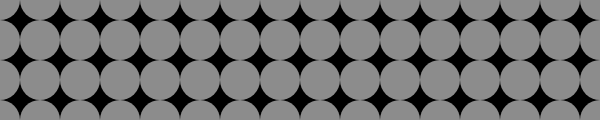
Frame 1 (no input)
Frame 60 (no input): identical to frame 1, image omitted
Frame 120 (the mouse pressed at the canvas centre since frame 60): identical to frame 1, image omitted

The p5.js sketch that drew this single still picture (run headless with seeded random() and noise() and a simulated clock; from frame 60 on, the mouse is pressed at the canvas centre):

// p5.js sketch
// ── sketch.js
function setup() {
  createCanvas(600, 120);
  noStroke();
}

function draw() {
  background(0);
  for (var y = 0; y <= height; y += 40) {
    for (var x = 0; x <= width; x += 40) {
      fill(255, 140);
      ellipse(x, y, 40, 40);
    }
  }
}
